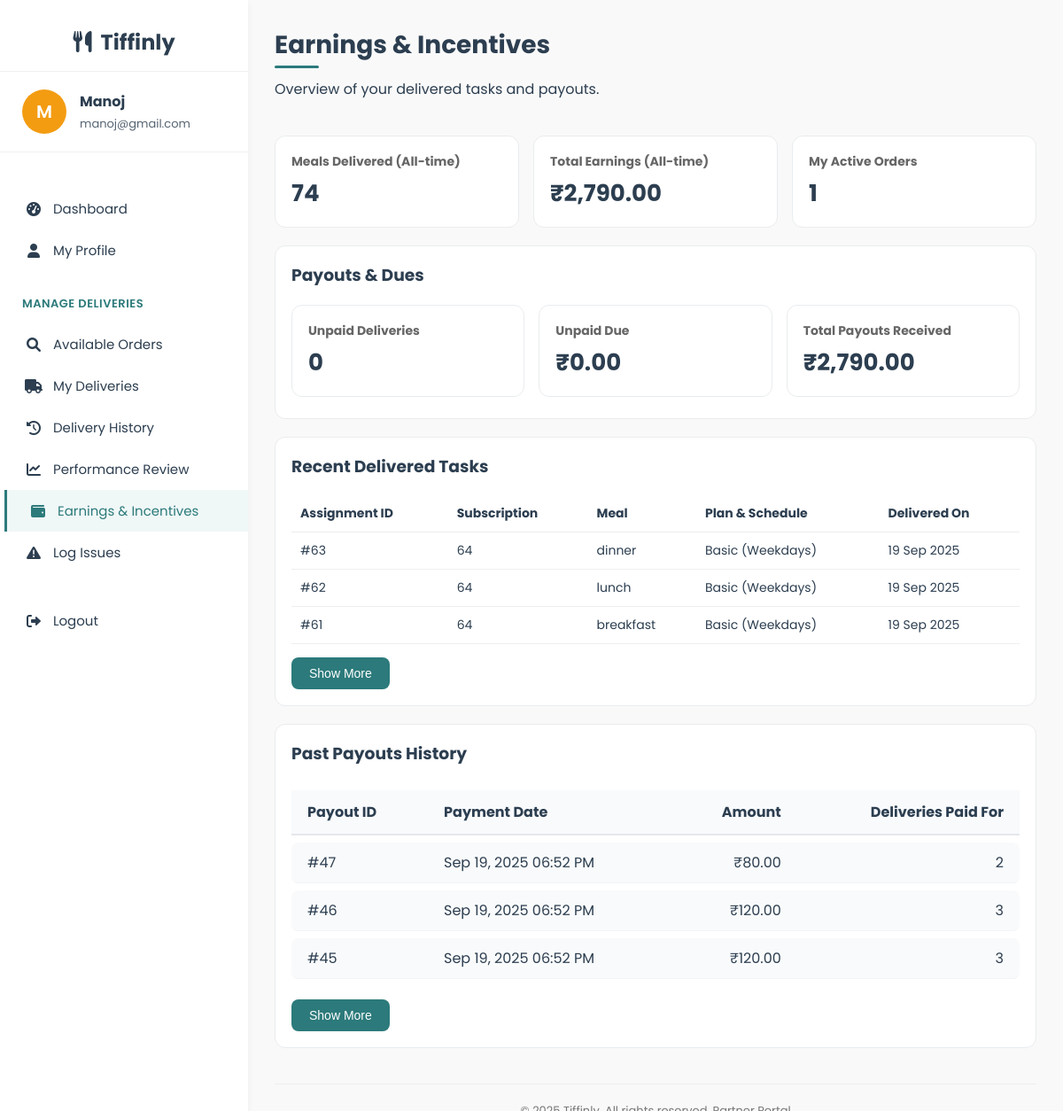
Before: /delivery/earnings.php (signed in) with the older database file.
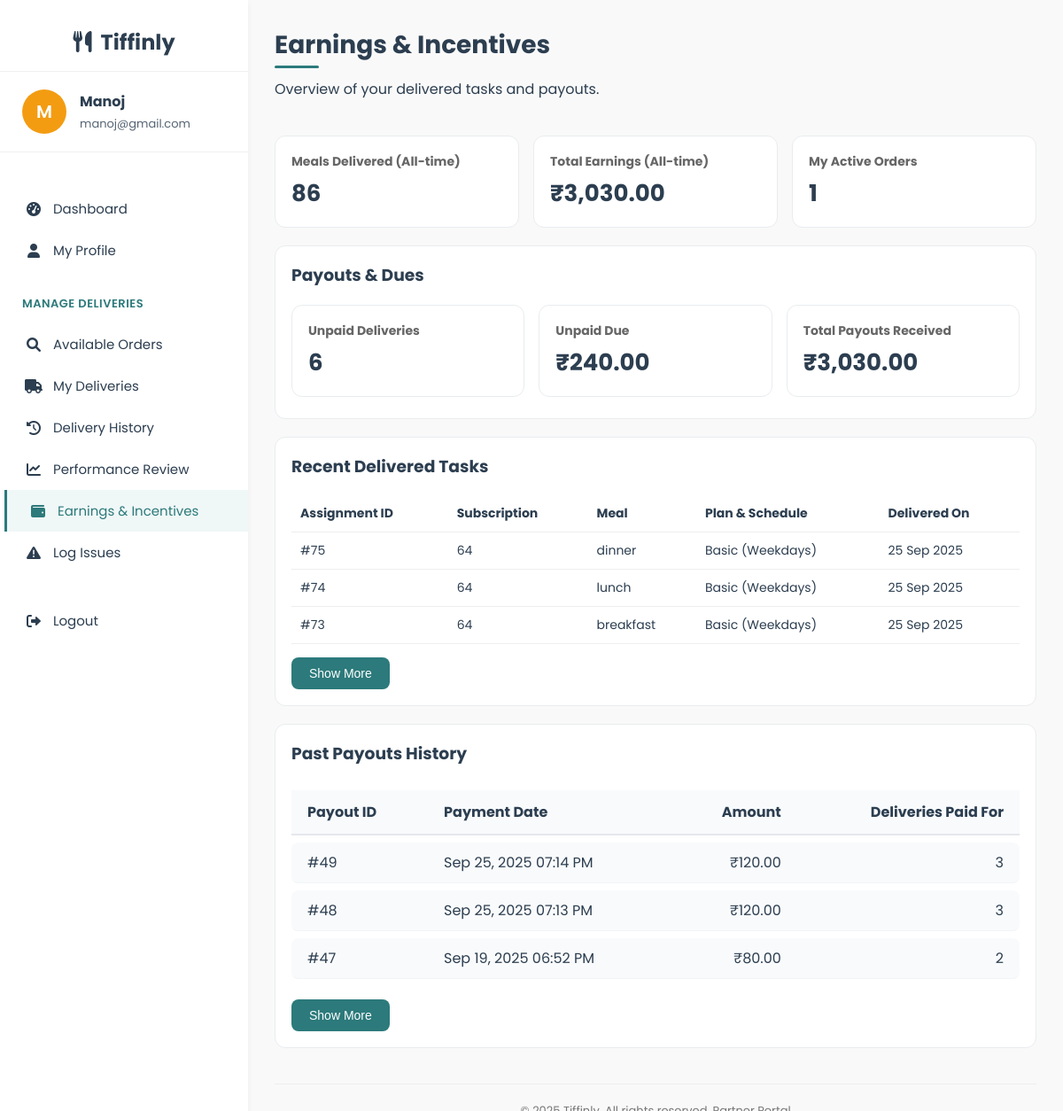
After: the same page with the newer database file.
### tables this page shows
CREATE TABLE `delivery_assignments` (
  `assignment_id` int(11) NOT NULL,
  `subscription_id` int(11) NOT NULL,
  `delivery_date` date NOT NULL,
  `partner_id` int(11) NOT NULL,
  `assigned_at` timestamp NOT NULL DEFAULT current_timestamp(),
  `status` enum('pending','out_for_delivery','delivered','cancelled') NOT NULL DEFAULT 'pending',
  `meal_type` varchar(20) NOT NULL,
  `meal_id` int(11) DEFAULT NULL,
  `payment_id` int(11) DEFAULT NULL,
  `payment_status` enum('unpaid','paid') NOT NULL DEFAULT 'unpaid'
);

CREATE TABLE `meal_plans` (
  `plan_id` int(11) NOT NULL,
  `plan_name` varchar(50) NOT NULL,
  `description` text DEFAULT NULL,
  `plan_type` enum('basic','premium') NOT NULL,
  `is_active` tinyint(1) DEFAULT 1,
  `base_price` decimal(8,2) NOT NULL
);

CREATE TABLE `subscriptions` (
  `subscription_id` int(11) NOT NULL,
  `user_id` int(11) DEFAULT NULL,
  `plan_id` int(11) DEFAULT NULL,
  `dietary_preference` varchar(20) DEFAULT NULL,
  `start_date` date NOT NULL,
  `end_date` date NOT NULL,
  `schedule` enum('Weekdays','Extended','Full Week') NOT NULL,
  `delivery_time` time NOT NULL,
  `total_price` decimal(10,2) NOT NULL,
  `payment_status` enum('paid','unpaid','failed') DEFAULT 'unpaid',
  `status` enum('active','pending','cancelled','expired','completed') NOT NULL DEFAULT 'pending',
  `created_at` timestamp NOT NULL DEFAULT current_timestamp()
);

CREATE TABLE `partner_payments` (
  `payment_id` int(11) NOT NULL,
  `partner_id` int(11) NOT NULL,
  `subscription_id` int(11) DEFAULT NULL,
  `delivery_date` date DEFAULT NULL,
  `amount` decimal(10,2) NOT NULL,
  `delivery_count` int(11) NOT NULL DEFAULT 0,
  `payment_method` varchar(50) NOT NULL,
  `payment_status` enum('success','failed','pending') NOT NULL DEFAULT 'success',
  `transaction_ref` varchar(100) DEFAULT NULL,
  `created_at` timestamp NOT NULL DEFAULT current_timestamp()
);

### delivery/earnings.php (the view, shortened to what the changed rows need)
<?php
require_once('../config/db_connect.php');
$partner_id = $_SESSION['user_id'];
$RATE_PER_DELIVERY = 40.00;
$q_all = $conn->prepare("SELECT COUNT(*) AS delivered_cnt FROM delivery_assignments WHERE partner_id = ? AND status = 'delivered'");
$q_all->bind_param('i', $partner_id);
$q_all->execute();
$delivered_all = ($q_all->get_result()->fetch_assoc()['delivered_cnt'] ?? 0);
$q_payouts = $conn->prepare("SELECT COALESCE(SUM(amount),0) AS total FROM partner_payments WHERE partner_id = ? AND payment_status = 'success'");
$q_payouts->bind_param('i', $partner_id);
$q_payouts->execute();
$total_payouts = ($q_payouts->get_result()->fetch_assoc()['total'] ?? 0.0);
$total_earnings = $total_payouts;
$q_unpaid = $conn->prepare("SELECT COUNT(*) AS cnt FROM delivery_assignments WHERE partner_id = ? AND status = 'delivered' AND payment_status = 'unpaid'");
$q_unpaid->bind_param('i', $partner_id);
$q_unpaid->execute();
$unpaid_cnt = ($q_unpaid->get_result()->fetch_assoc()['cnt'] ?? 0);
$unpaid_due = $unpaid_cnt * $RATE_PER_DELIVERY;
$recent = [];
$q_recent = $conn->prepare("SELECT da.assignment_id, da.subscription_id, da.meal_type, da.delivery_date, s.schedule, mp.plan_name
  FROM delivery_assignments da JOIN subscriptions s ON da.subscription_id = s.subscription_id JOIN meal_plans mp ON s.plan_id = mp.plan_id
  WHERE da.partner_id = ? AND da.status = 'delivered'
  ORDER BY da.delivery_date DESC, da.assignment_id DESC LIMIT 15");
$q_recent->bind_param('i', $partner_id);
$q_recent->execute();
$r_recent = $q_recent->get_result();
while ($row = $r_recent->fetch_assoc()) { $recent[] = $row; }
?>
<!DOCTYPE html>
<html lang="en">
<head>
  <link rel="stylesheet" href="https://cdnjs.cloudflare.com/ajax/libs/font-awesome/6.0.0-beta3/css/all.min.css">
  <link rel="stylesheet" href="../user/user_css/profile_style.css">
</head>
<body>
<div class="dashboard-container">
  <div class="main-content">
    <div class="header">
      <div>
        <h1>Earnings & Incentives</h1>
      </div>
    </div>
    <div class="stats">
      <div class="stat-card"><h3>Meals Delivered (All-time)</h3><div class="value"><?php echo (int)$delivered_all; ?></div></div>
      <div class="stat-card"><h3>Total Earnings (All-time)</h3><div class="value">₹<?php echo number_format($total_earnings, 2); ?></div></div>
      </div>
    <div class="content-card">
      <div class="sub-stats">
        <div class="stat-card"><h3>Unpaid Deliveries</h3><div class="value"><?php echo (int)$unpaid_cnt; ?></div></div>
        <div class="stat-card"><h3>Unpaid Due</h3><div class="value">₹<?php echo number_format($unpaid_due, 2); ?></div></div>
        <div class="stat-card"><h3>Total Payouts Received</h3><div class="value">₹<?php echo number_format((float)$total_payouts, 2); ?></div></div>
      </div>
    </div>
    <div class="content-card">
      <table class="table" id="recent-tasks-table">
        <thead><tr><th>Assignment ID</th><th>Subscription</th><th>Meal</th><th>Plan & Schedule</th><th>Delivered On</th></tr></thead>
        <tbody id="recent-tasks-body">
        <?php if (empty($recent)): ?>
          <tr><td colspan="5" style="color:#777">No delivered tasks yet</td></tr>
        <?php else: foreach ($recent as $index => $r): ?>
          <tr class="task-row" <?php if ($index >= 3) echo 'style="display:none;"'; ?>>
            <td>#<?php echo (int)$r['assignment_id']; ?></td>
            <td><?php echo (int)$r['subscription_id']; ?></td>
            <td><?php echo htmlspecialchars($r['meal_type']); ?></td>
            <td><?php echo htmlspecialchars($r['plan_name'] . ' (' . $r['schedule'] . ')'); ?></td>
            <td><?php echo $r['delivery_date'] ? date('d M Y', strtotime($r['delivery_date'])) : 'N/A'; ?></td>
          </tr>
        <?php endforeach; endif; ?>
        </tbody>
      </table>
    </div>
    <div class="content-card">
      <div class="table-container" style="overflow-x:auto;">
        <table class="payment-table" style="width:100%; border-collapse:separate; border-spacing:0 8px; background:#fff;">
          <thead>
            <tr style="background:#f8fafc;">
              <th style="padding:12px 18px; text-align:left; border-bottom:2px solid #e5e7eb;">Payout ID</th>
              <th style="padding:12px 18px; text-align:left; border-bottom:2px solid #e5e7eb;">Payment Date</th>
              <th style="padding:12px 18px; text-align:right; border-bottom:2px solid #e5e7eb;">Amount</th>
              <th style="padding:12px 18px; text-align:right; border-bottom:2px solid #e5e7eb;">Deliveries Paid For</th>
            </tr>
          </thead>
          <tbody>
            <?php
              $recent_pay = [];
              $qp = $conn->prepare("SELECT payment_id, amount, delivery_count, created_at FROM partner_payments WHERE partner_id = ? AND payment_status = 'success' ORDER BY created_at DESC LIMIT 10");
              $qp->bind_param('i', $partner_id);
              $qp->execute();
              $rp = $qp->get_result();
              while ($row = $rp->fetch_assoc()) { $recent_pay[] = $row; }
            ?>
            <?php if (empty($recent_pay)): ?>
              <tr><td colspan="4" style="text-align:center;padding:20px;color:#666">No past payouts found.</td></tr>
            <?php else: $i=0; foreach ($recent_pay as $p): $i++; ?>
              <tr class="payout-row" style="<?php echo $i > 3 ? 'display:none;' : ''; ?> background:#f9fafb; border-radius:8px;">
                <td style="padding:10px 18px; border-bottom:1px solid #f1f5f9; border-radius:8px 0 0 8px;">#<?php echo htmlspecialchars($p['payment_id']); ?></td>
                <td style="padding:10px 18px; border-bottom:1px solid #f1f5f9;"><?php echo date('M d, Y h:i A', strtotime($p['created_at'])); ?></td>
                <td style="padding:10px 18px; text-align:right; border-bottom:1px solid #f1f5f9;">₹<?php echo number_format($p['amount'], 2); ?></td>
                <td style="padding:10px 18px; text-align:right; border-bottom:1px solid #f1f5f9; border-radius:0 8px 8px 0;"><?php echo (int)$p['delivery_count']; ?></td>
              </tr>
            <?php endforeach; endif; ?>
          </tbody>
        </table>
      </div>
    </div>
  </div>
</div>
</body>
</html>

Changed rows visible on the page:
no longer on this page (row unchanged): delivery_assignments: assignment_id "63", subscription "64", meal_type "dinner", meal_plans.plan_name "Basic (Weekdays)", delivery_date "19 Sep 2025"
no longer on this page (row unchanged): delivery_assignments: assignment_id "62", subscription "64", meal_type "lunch", meal_plans.plan_name "Basic (Weekdays)", delivery_date "19 Sep 2025"
no longer on this page (row unchanged): delivery_assignments: assignment_id "61", subscription "64", meal_type "breakfast", meal_plans.plan_name "Basic (Weekdays)", delivery_date "19 Sep 2025"
no longer on this page (row unchanged): partner_payments: payment_id "46", created_at "Sep 19, 2025 06:52 PM", amount "120.00", delivery_count "3"
no longer on this page (row unchanged): partner_payments: payment_id "45", created_at "Sep 19, 2025 06:52 PM", amount "120.00", delivery_count "3"
now on this page (row edited): delivery_assignments: assignment_id "75", subscription "64", meal_type "dinner", meal_plans.plan_name "Basic (Weekdays)", delivery_date "25 Sep 2025"
now on this page (row edited): delivery_assignments: assignment_id "74", subscription "64", meal_type "lunch", meal_plans.plan_name "Basic (Weekdays)", delivery_date "25 Sep 2025"
now on this page (row edited): delivery_assignments: assignment_id "73", subscription "64", meal_type "breakfast", meal_plans.plan_name "Basic (Weekdays)", delivery_date "25 Sep 2025"
added partner_payments: payment_id "49", created_at "Sep 25, 2025 07:14 PM", amount "120.00", delivery_count "3"
added partner_payments: payment_id "48", created_at "Sep 25, 2025 07:13 PM", amount "120.00", delivery_count "3"
Other visible differences:
$delivered_all: "74" → "86"
$total_earnings: "2,790.00" → "3,030.00"
$unpaid_cnt: "0" → "6"
$unpaid_due: "0.00" → "240.00"
$total_payouts: "2,790.00" → "3,030.00"
